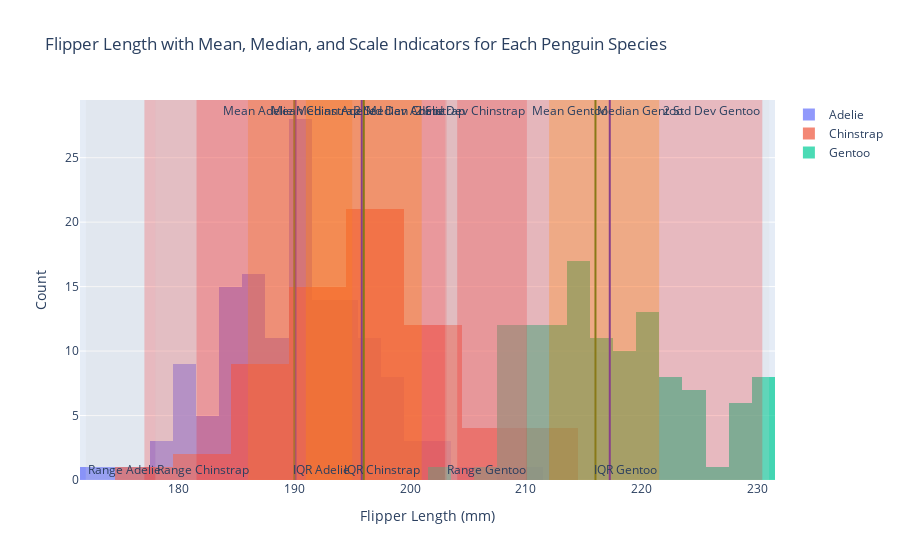

Notebook code for this chart:
### Code cell
# answer 1

import plotly.express as px
import plotly.graph_objects as go
import seaborn as sns
import numpy as np
import pandas as pd

# Load penguins dataset
penguins = sns.load_dataset("penguins").dropna()

# Function to add lines and rectangles to the plot
def add_markers(fig, data, species_name):
    mean = data.mean()
    median = data.median()
    std = data.std()
    iqr = np.percentile(data, 75) - np.percentile(data, 25)
    min_val = data.min()
    max_val = data.max()
    
    # Add vertical lines for mean and median
    fig.add_vline(x=mean, line=dict(color='blue', width=2), annotation_text=f'Mean {species_name}', annotation_position='top left')
    fig.add_vline(x=median, line=dict(color='green', width=2), annotation_text=f'Median {species_name}', annotation_position='top right')
    
    # Add rectangles for range, interquartile range, and two standard deviations
    # Range (min to max)
    fig.add_vrect(x0=min_val, x1=max_val, line_width=0, fillcolor="lightgray", opacity=0.2, annotation_text=f'Range {species_name}', annotation_position="bottom left")

    # Interquartile range (25th to 75th percentile)
    q1 = np.percentile(data, 25)
    q3 = np.percentile(data, 75)
    fig.add_vrect(x0=q1, x1=q3, line_width=0, fillcolor="orange", opacity=0.3, annotation_text=f'IQR {species_name}', annotation_position="bottom right")
    
    # Two standard deviations from mean
    fig.add_vrect(x0=mean - 2*std, x1=mean + 2*std, line_width=0, fillcolor="red", opacity=0.2, annotation_text=f'2 Std Dev {species_name}', annotation_position="top right")

# Create histograms for each species and add lines/rectangles
fig = go.Figure()

# Get unique species
species_list = penguins['species'].unique()

for species in species_list:
    species_data = penguins[penguins['species'] == species]['flipper_length_mm']
    
    # Add a histogram for each species
    fig.add_trace(go.Histogram(x=species_data, name=species, opacity=0.7))
    
    # Add location and scale markers
    add_markers(fig, species_data, species)

# Update layout
fig.update_layout(barmode='overlay', title="Flipper Length with Mean, Median, and Scale Indicators for Each Penguin Species", xaxis_title="Flipper Length (mm)", yaxis_title="Count")

# Show plot
fig.show()

### Figure 1 — Plotly figure (JSON) as saved in the notebook; plotly's stock layout.template omitted (floating-point values rounded to 4 significant figures; data arrays with more than 128 entries replaced by an {"elided": "..."} marker saying what was removed)
{"data": [{"name": "Adelie", "opacity": 0.7, "type": "histogram", "x": {"elided": "146 int values"}}, {"name": "Chinstrap", "opacity": 0.7, "type": "histogram", "x": [192, 196, 193, 188, 197, 198, 178, 197, 195, 198, 193, 194, 185, 201, 190, 201, 197, 181, 190, 195, 181, 191, 187, 193, 195, 197, 200, 200, 191, 205, 187, 201, 187, 203, 195, 199, 195, 210, 192, 205, 210, 187, 196, 196, 196, 201, 190, 212, 187, 198, 199, 201, 193, 203, 187, 197, 191, 203, 202, 194, 206, 189, 195, 207, 202, 193, 210, 198]}, {"name": "Gentoo", "opacity": 0.7, "type": "histogram", "x": [211, 230, 210, 218, 215, 210, 211, 219, 209, 215, 214, 216, 214, 213, 210, 217, 210, 221, 209, 222, 218, 215, 213, 215, 215, 215, 215, 210, 220, 222, 209, 207, 230, 220, 220, 213, 219, 208, 208, 208, 225, 210, 216, 222, 217, 210, 225, 213, 215, 210, 220, 210, 225, 217, 220, 208, 220, 208, 224, 208, 221, 214, 231, 219, 230, 229, 220, 223, 216, 221, 221, 217, 216, 230, 209, 220, 215, 223, 212, 221, 212, 224, 212, 228, 218, 218, 212, 230, 218, 228, 212, 224, 214, 226, 216, 222, 203, 225, 219, 228, 215, 228, 215, 210, 219, 208, 209, 216, 229, 213, 230, 217, 230, 222, 214, 215, 222, 212, 213]}], "layout": {"annotations": [{"showarrow": false, "text": "Mean Adelie", "x": 190.1, "xanchor": "right", "xref": "x", "y": 1, "yanchor": "top", "yref": "y domain"}, {"showarrow": false, "text": "Median Adelie", "x": 190, "xanchor": "left", "xref": "x", "y": 1, "yanchor": "top", "yref": "y domain"}, {"showarrow": false, "text": "Range Adelie", "x": 172, "xanchor": "left", "xref": "x", "y": 0, "yanchor": "bottom", "yref": "y domain"}, {"showarrow": false, "text": "IQR Adelie", "x": 195, "xanchor": "right", "xref": "x", "y": 0, "yanchor": "bottom", "yref": "y domain"}, {"showarrow": false, "text": "2 Std Dev Adelie", "x": 203.1, "xanchor": "right", "xref": "x", "y": 1, "yanchor": "top", "yref": "y domain"}, {"showarrow": false, "text": "Mean Chinstrap", "x": 195.8, "xanchor": "right", "xref": "x", "y": 1, "yanchor": "top", "yref": "y domain"}, {"showarrow": false, "text": "Median Chinstrap", "x": 196, "xanchor": "left", "xref": "x", "y": 1, "yanchor": "top", "yref": "y domain"}, {"showarrow": false, "text": "Range Chinstrap", "x": 178, "xanchor": "left", "xref": "x", "y": 0, "yanchor": "bottom", "yref": "y domain"}, {"showarrow": false, "text": "IQR Chinstrap", "x": 201, "xanchor": "right", "xref": "x", "y": 0, "yanchor": "bottom", "yref": "y domain"}, {"showarrow": false, "text": "2 Std Dev Chinstrap", "x": 210.1, "xanchor": "right", "xref": "x", "y": 1, "yanchor": "top", "yref": "y domain"}, {"showarrow": false, "text": "Mean Gentoo", "x": 217.2, "xanchor": "right", "xref": "x", "y": 1, "yanchor": "top", "yref": "y domain"}, {"showarrow": false, "text": "Median Gentoo", "x": 216, "xanchor": "left", "xref": "x", "y": 1, "yanchor": "top", "yref": "y domain"}, {"showarrow": false, "text": "Range Gentoo", "x": 203, "xanchor": "left", "xref": "x", "y": 0, "yanchor": "bottom", "yref": "y domain"}, {"showarrow": false, "text": "IQR Gentoo", "x": 221.5, "xanchor": "right", "xref": "x", "y": 0, "yanchor": "bottom", "yref": "y domain"}, {"showarrow": false, "text": "2 Std Dev Gentoo", "x": 230.4, "xanchor": "right", "xref": "x", "y": 1, "yanchor": "top", "yref": "y domain"}], "barmode": "overlay", "shapes": [{"line": {"color": "blue", "width": 2}, "type": "line", "x0": 190.1, "x1": 190.1, "xref": "x", "y0": 0, "y1": 1, "yref": "y domain"}, {"line": {"color": "green", "width": 2}, "type": "line", "x0": 190, "x1": 190, "xref": "x", "y0": 0, "y1": 1, "yref": "y domain"}, {"fillcolor": "lightgray", "line": {"width": 0}, "opacity": 0.2, "type": "rect", "x0": 172, "x1": 210, "xref": "x", "y0": 0, "y1": 1, "yref": "y domain"}, {"fillcolor": "orange", "line": {"width": 0}, "opacity": 0.3, "type": "rect", "x0": 186, "x1": 195, "xref": "x", "y0": 0, "y1": 1, "yref": "y domain"}, {"fillcolor": "red", "line": {"width": 0}, "opacity": 0.2, "type": "rect", "x0": 177.1, "x1": 203.1, "xref": "x", "y0": 0, "y1": 1, "yref": "y domain"}, {"line": {"color": "blue", "width": 2}, "type": "line", "x0": 195.8, "x1": 195.8, "xref": "x", "y0": 0, "y1": 1, "yref": "y domain"}, {"line": {"color": "green", "width": 2}, "type": "line", "x0": 196, "x1": 196, "xref": "x", "y0": 0, "y1": 1, "yref": "y domain"}, {"fillcolor": "lightgray", "line": {"width": 0}, "opacity": 0.2, "type": "rect", "x0": 178, "x1": 212, "xref": "x", "y0": 0, "y1": 1, "yref": "y domain"}, {"fillcolor": "orange", "line": {"width": 0}, "opacity": 0.3, "type": "rect", "x0": 191, "x1": 201, "xref": "x", "y0": 0, "y1": 1, "yref": "y domain"}, {"fillcolor": "red", "line": {"width": 0}, "opacity": 0.2, "type": "rect", "x0": 181.6, "x1": 210.1, "xref": "x", "y0": 0, "y1": 1, "yref": "y domain"}, {"line": {"color": "blue", "width": 2}, "type": "line", "x0": 217.2, "x1": 217.2, "xref": "x", "y0": 0, "y1": 1, "yref": "y domain"}, {"line": {"color": "green", "width": 2}, "type": "line", "x0": 216, "x1": 216, "xref": "x", "y0": 0, "y1": 1, "yref": "y domain"}, {"fillcolor": "lightgray", "line": {"width": 0}, "opacity": 0.2, "type": "rect", "x0": 203, "x1": 231, "xref": "x", "y0": 0, "y1": 1, "yref": "y domain"}, {"fillcolor": "orange", "line": {"width": 0}, "opacity": 0.3, "type": "rect", "x0": 212, "x1": 221.5, "xref": "x", "y0": 0, "y1": 1, "yref": "y domain"}, {"fillcolor": "red", "line": {"width": 0}, "opacity": 0.2, "type": "rect", "x0": 204.1, "x1": 230.4, "xref": "x", "y0": 0, "y1": 1, "yref": "y domain"}], "title": {"text": "Flipper Length with Mean, Median, and Scale Indicators for Each Penguin Species"}, "xaxis": {"title": {"text": "Flipper Length (mm)"}}, "yaxis": {"title": {"text": "Count"}}}}
